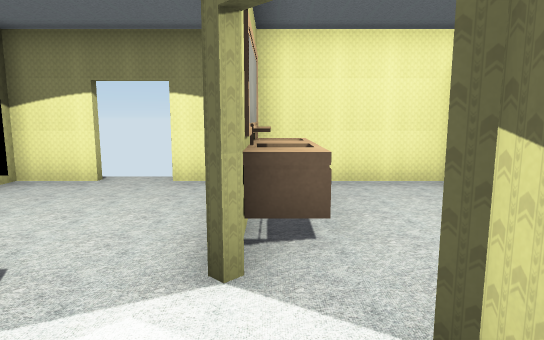
View 1 (above)

18 first-person views from a walk through a 3-D level made in the Unity game engine. The camera is 1.2 m above the floor, tilts 8° down and sees 75° across. Doors are open. The floor is counted in squares, 1 m on a side. Each view is taken from the middle of a square. On the plan, view 1 faces up. The plan holds only what a view shows up to about 14 squares ahead; the rest is blank. The player character is not drawn. Some surface patterns are stand-ins.

View 2
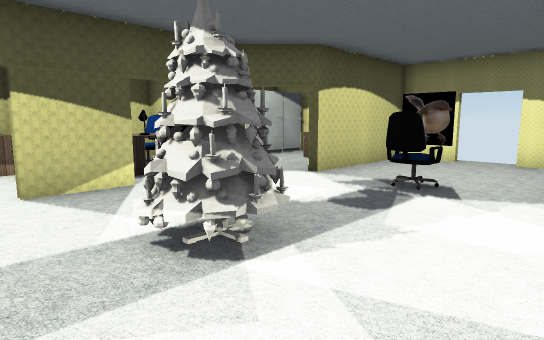

View 3
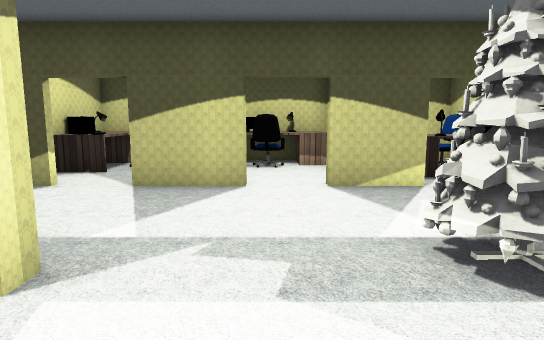

View 4
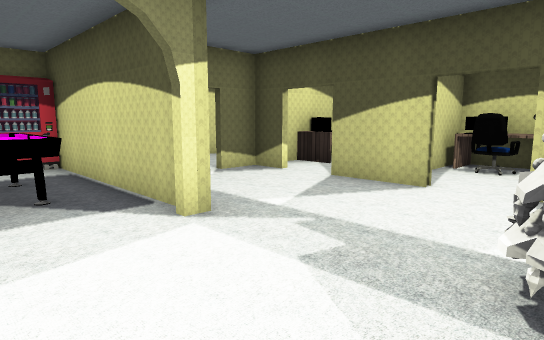

View 5
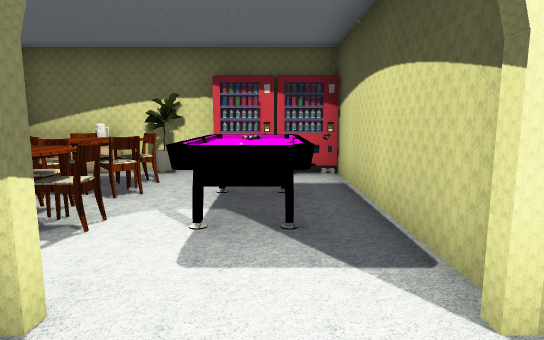

View 6
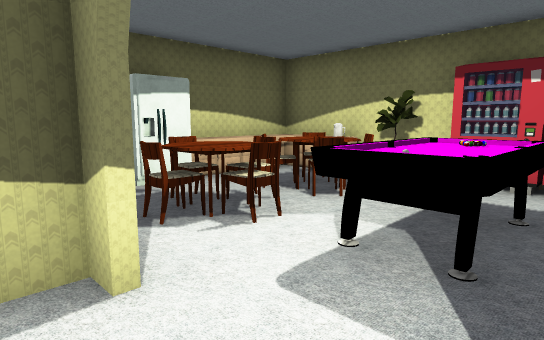

View 7
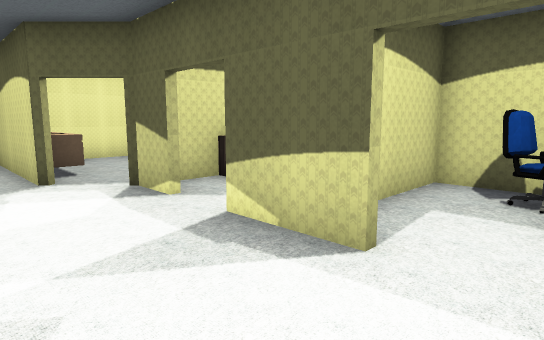

View 8
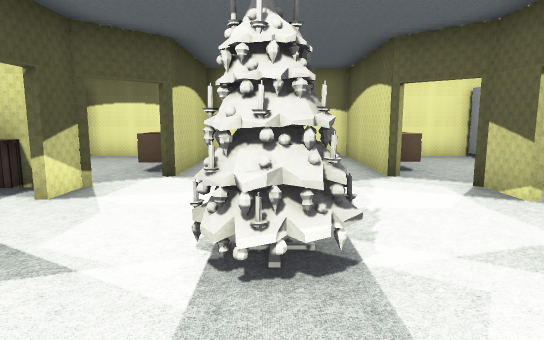

View 9
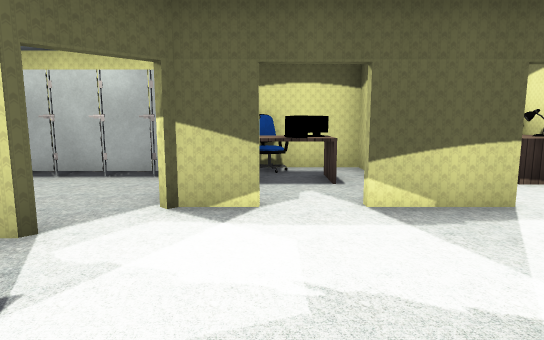

View 10
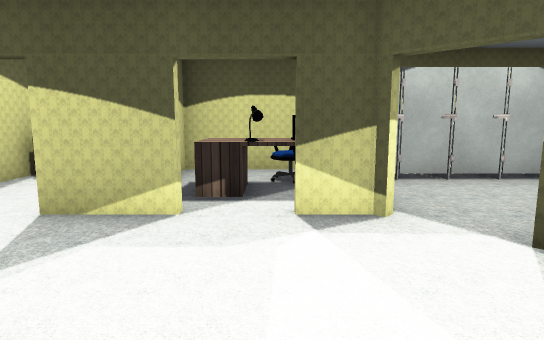

View 11
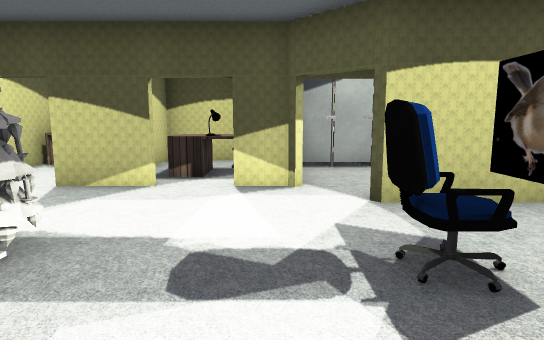

View 12
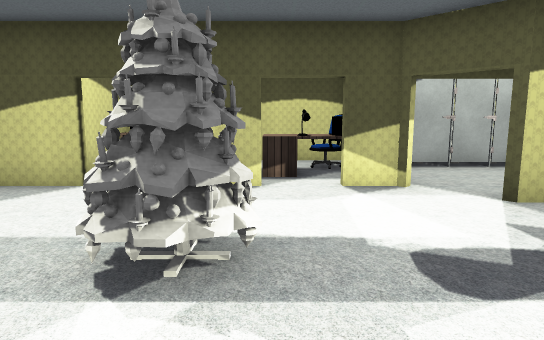

View 13
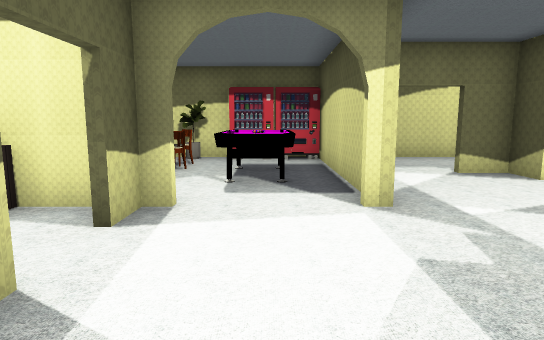

View 14
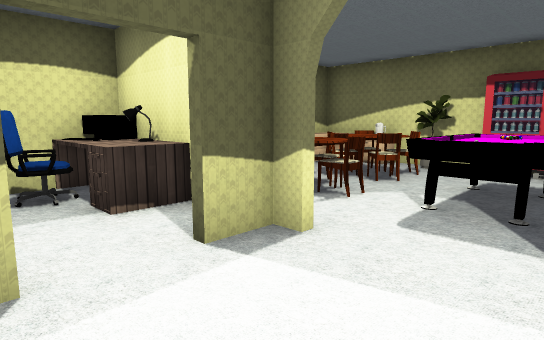

View 15
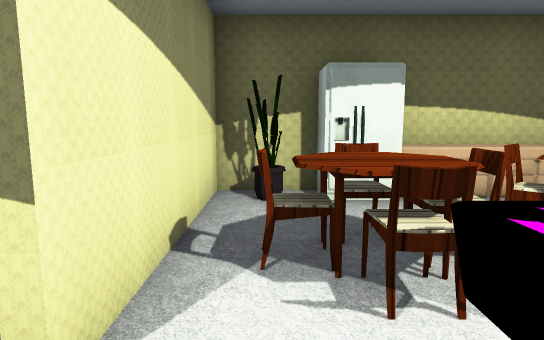

View 16
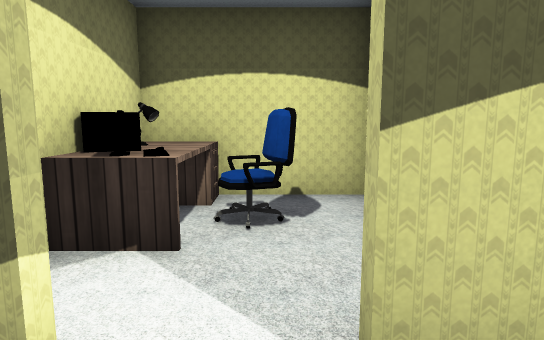

View 17
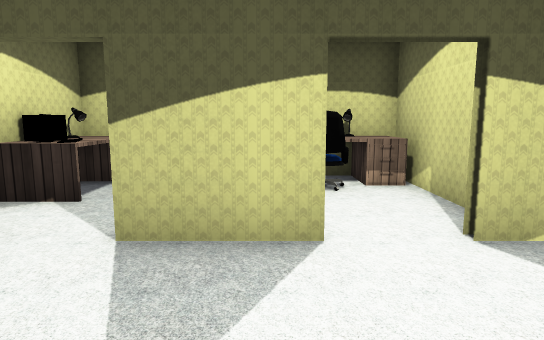

View 18
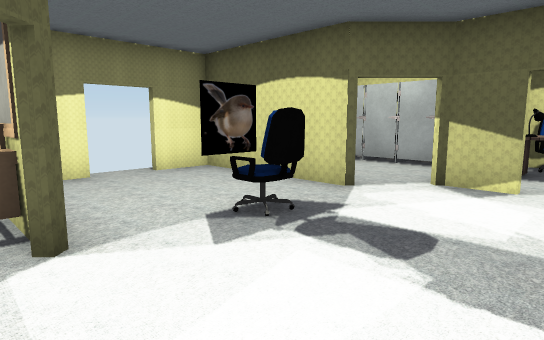

### Floor plan
Points are (right, up) in squares from view 1. A wall is a line through its corners. A room is listed if a view was taken in it or the views show most of it. See-through windows are left out.
Room 1 (views 1, 2, 3, 4, 5, 6, 7, 8, 9, 10, 11, 12, 13, 14, 15, 16, 17, 18)
walls: (0.8, -3.5) (0.8, -1.2); (0.8, 0.1) (0.8, 1.4); (-2.7, -5.8) (-2.2, -5.8); (-2.5, -6.2) (-2.5, -12.2); (-6.4, -1.1) (-6.4, -3); (0.8, -5.8) (0.8, -4.9); (-0.5, 2.5) (-0.5, 3.5); (-2.2, 3) (-3.4, 3); (-6.4, -4.4) (-6.4, -6.6); (-6.4, 1.4) (-6.4, 0.4); (2.4, -6) (0.4, -6); (5.1, -2.1) (5.1, 0.9); (-6.4, -8) (-6.4, -9.1) (-5.2, -9.1); (5.1, -7.5) (5.1, -6) (3.6, -6); (-3.4, 7) (-5.1, 7) (-5.1, 2.5); (-10.7, 1.3) (-10.7, -1.9); (-10.7, -5.4) (-10.7, -9.1) (-7.6, -9.1); (-6.6, 7) (-9.2, 7); (3.5, 7) (-2, 7); (-2.5, -12.6) (5.1, -12.6) (5.1, -11.4); (-10.7, 5.8) (-10.7, 2.8)
ways out: opening at (-8, -4) to room 2; opening at (1, -4); open door at (-2.5, 7)
objects: desk (-10, -8); chair (-10, -7) to (-9, -7); other object (-10, 2); other object (-10, 3); other object (-10, 4); other object (-10, 5); stall (-10, 6) to (-9, 7); other object (-9, -8) to (-8, -8); desk (-9, -1) to (-7, 0); chair (-9, 0) to (-9, 1); stall (-9, 2); stall (-9, 3); stall (-9, 4); stall (-9, 5); other object (-8, 0); other object (-6, 4) to (-6, 6); tree (-4, -2) to (-3, -1); chair (-3, 2); other object (-2, -12) to (-1, -12); table (-1, -10) to (0, -8); other object (0, -12); other object (0, 4); other object (0, 5); other object (0, 6); table (1, -11) to (3, -9); table (1, -9) to (3, -7); other object (3, -12); other object (3, 0); desk (3, 1) to (4, 1); other object (4, -12); other object (4, -11) to (5, -11); other object (4, -10) to (5, -10); fridge (4, -9) to (5, -8); flowerpot (4, -7); chair (4, 0) to (5, 0); stall (4, 3); stall (4, 4); stall (4, 5); stall (4, 6) to (4, 7); other object (5, 3); other object (5, 4); other object (5, 5)
Room 2 (no view inside)
walls: (-7.8, -2.3) (-10.8, -2.3); (-10.8, -5.3) (-8.1, -5.3); (-10.7, -1.9) (-10.7, -5.4)
ways out: opening at (-8, -4) to room 1
objects: desk (-10, -4); other object (-10, -3); chair (-9, -4)

Positions as (right, up) in squares from view 1, and headings:
1: (0, 0), facing up
2: (0, -4), facing up-left
3: (0, -4), facing left
4: (0, -2), facing down-left
5: (-1, -4), facing down
6: (-2, -5), facing down-right
7: (-2, -5), facing up-right
8: (-3, -5), facing up
9: (-4, 0), facing right
10: (-2, 0), facing left
11: (0, 1), facing left
12: (0, -1), facing left
13: (-1, -1), facing down
14: (-2, -3), facing down-right
15: (-1, -7), facing right
16: (-5, -7), facing left
17: (-3, -5), facing left
18: (-6, -1), facing up-right
